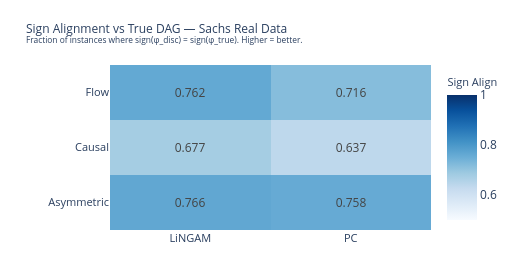

Here is the notebook cell this chart was saved with:
### Markdown cell above
## 7. True-Graph Alignment

### 7a — Sign Alignment vs True DAG  
Mean fraction of instances where the causal method's SHAP sign matches the True-graph output per feature.  
$$\text{SignAlign}(m, g, f) = \text{mean}_i\, \mathbf{1}[\text{sign}(\phi^{\text{disc}}_{i,f}) = \text{sign}(\phi^{\text{true}}_{i,f})]$$
Higher → more aligned with the oracle graph.

### 7b — Magnitude TGA vs True DAG  
Mean absolute magnitude deviation from the True-graph output per feature.  
$$\text{TGA}(m, g, f) = \text{mean}_i\, \big| |\phi^{\text{disc}}_{i,f}| - |\phi^{\text{true}}_{i,f}| \big|$$
Lower → closer to oracle attribution magnitude.

### Code cell
# ── 7a: Sign Alignment heatmap — method × graph ──────────────────────────
pivot_sa = df_sa.pivot_table(index="Method", columns="Graph", values="MeanSignAlign")

fig_sa = go.Figure(go.Heatmap(
    z            = pivot_sa.values,
    x            = pivot_sa.columns.tolist(),
    y            = pivot_sa.index.tolist(),
    colorscale   = "Blues",
    zmin=0.5, zmax=1.0,
    text         = [[f"{v:.3f}" if not np.isnan(v) else "—" for v in row] for row in pivot_sa.values],
    texttemplate = "%{text}",
    textfont     = dict(size=12),
    colorbar     = dict(title=dict(text="Sign Align", font=dict(size=11))),
    hovertemplate="<b>%{y}</b> — %{x}<br>Sign Align=%{z:.3f}<extra></extra>",
))
fig_sa.update_layout(
    title=dict(
        text="Sign Alignment vs True DAG — Sachs Real Data<br>"
             "<sup>Fraction of instances where sign(φ_disc) = sign(φ_true). Higher = better.</sup>",
        font=dict(size=12),
    ),
    height=280, width=520,
    margin=dict(l=110, r=80, t=65, b=50),
    xaxis=dict(tickfont=dict(size=11)),
    yaxis=dict(tickfont=dict(size=11)),
)
fig_sa.show()

### Figure 1 — Plotly figure (JSON) as saved in the notebook; plotly's stock layout.template omitted (floating-point values rounded to 4 significant figures)
{"data": [{"colorbar": {"title": {"font": {"size": 11}, "text": "Sign Align"}}, "colorscale": [[0, "rgb(247,251,255)"], [0.125, "rgb(222,235,247)"], [0.25, "rgb(198,219,239)"], [0.375, "rgb(158,202,225)"], [0.5, "rgb(107,174,214)"], [0.625, "rgb(66,146,198)"], [0.75, "rgb(33,113,181)"], [0.875, "rgb(8,81,156)"], [1, "rgb(8,48,107)"]], "hovertemplate": "<b>%{y}</b> — %{x}<br>Sign Align=%{z:.3f}<extra></extra>", "text": [["0.766", "0.758"], ["0.677", "0.637"], ["0.762", "0.716"]], "textfont": {"size": 12}, "texttemplate": "%{text}", "type": "heatmap", "x": ["LiNGAM", "PC"], "y": ["Asymmetric", "Causal", "Flow"], "z": [[0.766, 0.758], [0.677, 0.637], [0.7619, 0.7164]], "zmax": 1, "zmin": 0.5}], "layout": {"height": 280, "margin": {"b": 50, "l": 110, "r": 80, "t": 65}, "title": {"font": {"size": 12}, "text": "Sign Alignment vs True DAG — Sachs Real Data<br><sup>Fraction of instances where sign(φ_disc) = sign(φ_true). Higher = better.</sup>"}, "width": 520, "xaxis": {"tickfont": {"size": 11}}, "yaxis": {"tickfont": {"size": 11}}}}
